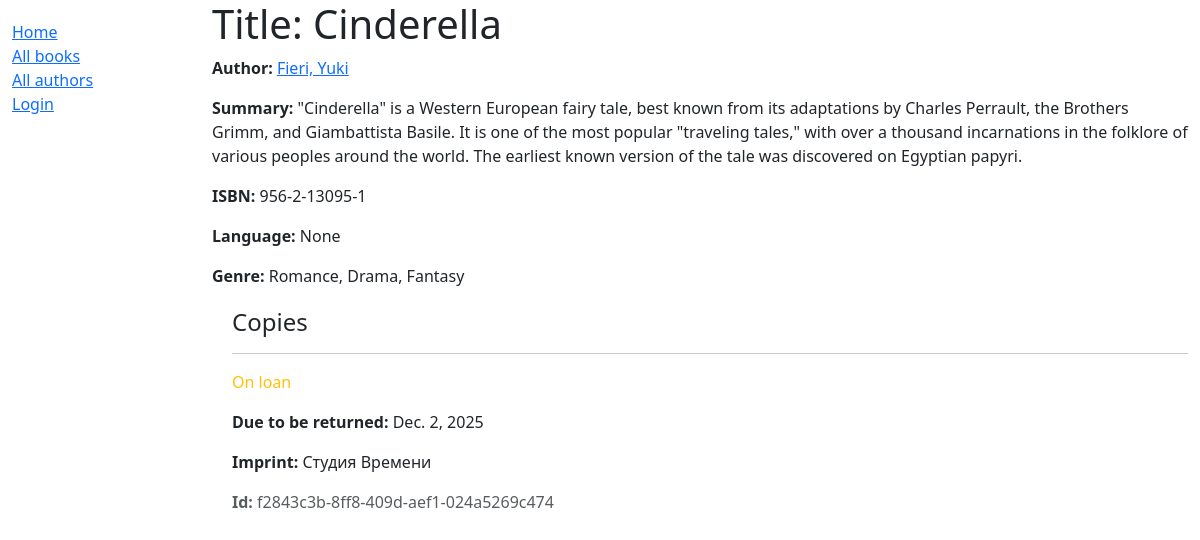
/catalog/book/1, run on the app's committed database.
### catalog/models.py (models this page shows, shortened)
class Book(models.Model):
    language = models.ForeignKey('Language', on_delete=models.SET_NULL, null=True)
    title = models.CharField(max_length=200)
    author = models.ForeignKey('Author', on_delete=models.RESTRICT, null=True)
    summary = models.TextField(
        max_length=1000, help_text="Enter a brief description of the book")
    isbn = models.CharField('ISBN', max_length=13, validators=[MinLengthValidator(5)],
                            unique=True,
                            help_text='13 Character <a href="https://www.isbn-international.org/content/what-isbn'
                                      '">ISBN number</a>')
    genre = models.ManyToManyField(
        Genre, help_text="Select a genre for this book")
    def display_genre(self):
        """Create a string for the Genre. This is required to display genre in Admin."""
        return ', '.join(genre.name for genre in self.genre.all()[:3])
    display_genre.short_description = 'Genre'

class Author(models.Model):
    first_name = models.CharField(max_length=100)
    last_name = models.CharField(max_length=100)
    date_of_birth = models.DateField(null=True, blank=True)
    date_of_death = models.DateField('Died', null=True, blank=True)
    class Meta:
        ordering = ['last_name', 'first_name']
    def __str__(self):
        return f'{self.last_name}, {self.first_name}'

class Genre(models.Model):
        name = models.CharField(
            max_length=200,
            unique=True,
            help_text="Enter a book genre (e.g. Science Fiction, French Poetry etc.)"
        )
        def __str__(self):
            return self.name
        class Meta:
            constraints = [
                UniqueConstraint(
                    Lower('name'),
                    name='genre_name_case_insensitive_unique',
                    violation_error_message="Genre already exists (case insensitive match)"
                ),
            ]

class BookInstance(models.Model):
    id = models.UUIDField(primary_key=True, default=uuid.uuid4,
                          help_text="Unique ID for this particular book across whole library")
    borrower = models.ForeignKey(settings.AUTH_USER_MODEL, on_delete=models.SET_NULL, null=True, blank=True)
    book = models.ForeignKey('Book', on_delete=models.RESTRICT, null=True)
    imprint = models.CharField(max_length=200)
    due_back = models.DateField(null=True, blank=True)
    class Meta:
        ordering = ['due_back']
        permissions = (("can_mark_returned", "Set book as returned"),)
    LOAN_STATUS = (
        ('m', 'Maintenance'),
        ('o', 'On loan'),
        ('a', 'Available'),
        ('r', 'Reserved'),
    )
    status = models.CharField(
        max_length=1,
        choices=LOAN_STATUS,
        blank=True,
        default='m',
        help_text='Book availability',
    )

### catalog/views.py (the view)
# urls.py: path('book/<int:pk>', views.BookDetailView.as_view(), name='book-detail'),
class BookDetailView(generic.DetailView):
    model = Book

### catalog/templates/catalog/book_detail.html (shortened to what this page needs)
{% extends "base_generic.html" %}
{% block content %}
  <h1>Title: {{ book.title }}</h1>
  <p><strong>Author:</strong> <a href="{% url 'author-detail' book.author.pk %}">{{ book.author }}</a></p>
  <p><strong>Summary:</strong> {{ book.summary }}</p>
  <p><strong>ISBN:</strong> {{ book.isbn }}</p>
  <p><strong>Language:</strong> {{ book.language }}</p>
  <p><strong>Genre:</strong> {{ book.genre.all|join:", " }}</p>
  <div style="margin-left:20px;margin-top:20px">
    <h4>Copies</h4>
    {% for copy in book.bookinstance_set.all %}
      <hr />
      <p class="{% if copy.status == 'a' %}text-success{% elif copy.status == 'm' %}text-danger{% else %}text-warning{% endif %}">
        {{ copy.get_status_display }}
      </p>
      {% if copy.status != 'a' %}
        <p><strong>Due to be returned:</strong> {{ copy.due_back }}</p>
      {% endif %}
      <p><strong>Imprint:</strong> {{ copy.imprint }}</p>
      <p class="text-muted"><strong>Id:</strong> {{ copy.id }}</p>
    {% endfor %}
  </div>
{% endblock %}
{% block sidebar %}
  {{ block.super }}
{% endblock %}

### data on the page
Book: author "Fieri, Yuki", summary "\"Cinderella\" is a Western European fairy tale, best known from its adaptations by Charles Perrault, the Brothers Grimm, and Giambattista Basile. It is one of the most popular \"traveling tales,\" with over a thousand incarnations in the folklore of various peoples around the world. The earliest known version of the tale was discovered on Egyptian papyri.", isbn "956-2-13095-1", language "None", genre.all "Romance, Drama, Fantasy"
BookInstance: status "On loan", due_back "Dec. 2, 2025", imprint "Студия Времени", id "f2843c3b-8ff8-409d-aef1-024a5269c474"
